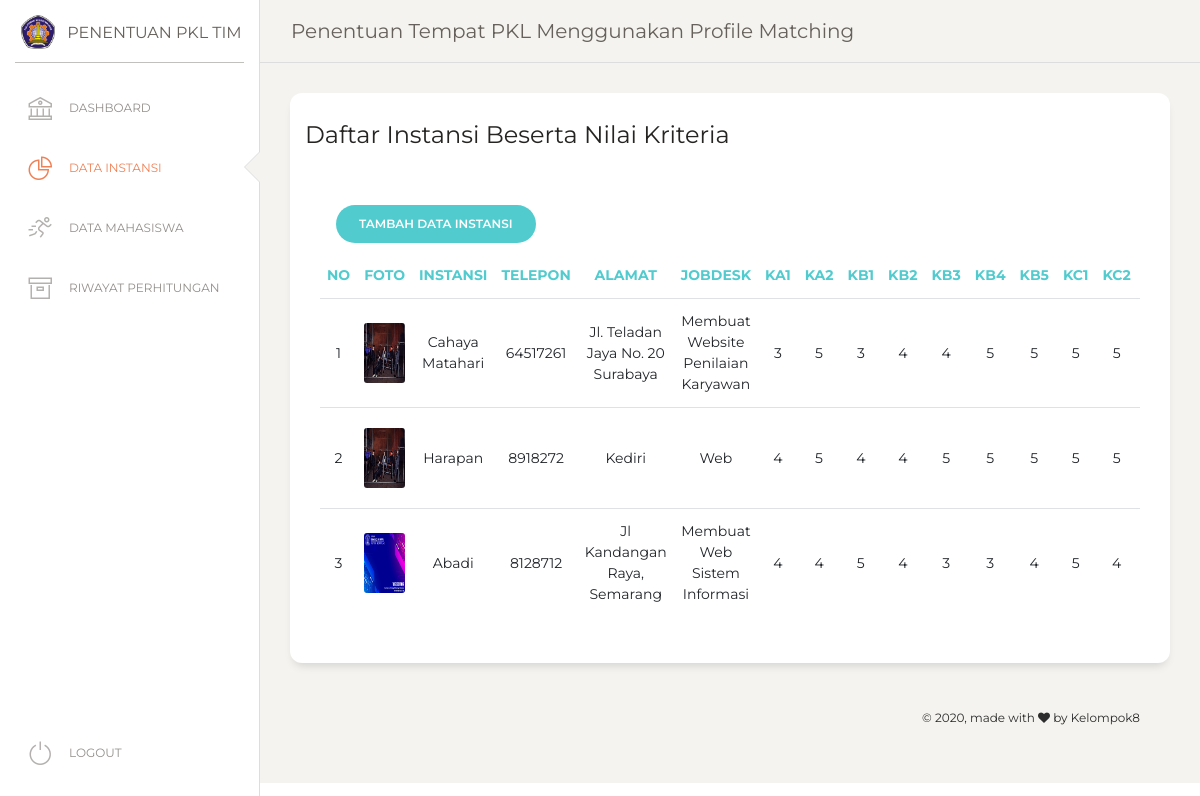
The page /Admin/instansi.php on the database its author committed.
### tables this page shows
CREATE TABLE `instansi` (
  `id_instansi` int(11) NOT NULL,
  `nama_instansi` varchar(100) NOT NULL,
  `nomorhp` int(11) NOT NULL,
  `alamat` text NOT NULL,
  `jobdesk` varchar(100) NOT NULL,
  `foto` varchar(100) NOT NULL,
  `ka1` int(11) NOT NULL,
  `ka2` int(11) NOT NULL,
  `kb1` int(11) NOT NULL,
  `kb2` int(11) NOT NULL,
  `kb3` int(11) NOT NULL,
  `kb4` int(11) NOT NULL,
  `kb5` int(11) NOT NULL,
  `kc1` int(11) NOT NULL,
  `kc2` int(11) NOT NULL,
  `kd1` int(11) NOT NULL,
  `kd2` int(11) NOT NULL,
  `kd3` int(11) NOT NULL
);

### Admin/instansi.php (the view, shortened to what this page needs)
<!DOCTYPE html>
<html lang="en">
<head>
<?php include 'includes/head.php' ?>
</head>
<body class="">
  <div class="wrapper ">
    <div class="sidebar" data-color="white" data-active-color="danger">
      <div class="logo">
        <a href="https://www.creative-tim.com" class="simple-text logo-mini">
          <div class="logo-image-small">
            <img src="../images/LOGOPOLTEK.PNG" width="50px">
          </div>
        </a>
        <a href="index.php" class="simple-text logo-normal">
          Penentuan PKL Tim
        </a>
      </div>
      <div class="sidebar-wrapper">
        <ul class="nav">
          <li >
            <a href="./index.php">
              <i class="nc-icon nc-bank"></i>
              <p>Dashboard</p>
            </a>
          </li>
          <li class="active">
            <a href="./instansi.php">
              <i class="nc-icon nc-chart-pie-36"></i>
              <p>Data Instansi</p>
            </a>
          </li>
          <li>
            <a href="./datanilai.php">
              <i class="nc-icon nc-user-run"></i>
              <p>Data Mahasiswa</p>
            </a>
          </li>
          <li>
            <a href="./hasil.php">
              <i class="nc-icon nc-box"></i>
              <p>Riwayat Perhitungan</p>
            </a>
          </li>
          <li class="active-pro">
            <a href="./logout.php">
              <i class="nc-icon nc-button-power"></i>
              <p>Logout</p>
            </a>
          </li>
        </ul>
      </div>
    </div>
    <div class="main-panel">
    <?php include 'includes/navbar.php' ?>
      <div class="content">
        <div class="row">
          <div class="col-md-12">
            <div class="card">
              <div class="card-header">
                <h4 class="card-title">Daftar Instansi Beserta Nilai Kriteria</h4>
              </div>
              <div class="card-body">
              <div class="card-body">
                <div class="col-md-8">
                    <div class="update ml-auto mr-auto">
                        <a href="adddatainstansi.php"> <button type="submit" class="btn btn-primary btn-round">Tambah Data Instansi</button></a>
                    </div>
                </div>
                <div class="table-responsive">
                  <table class="table">
                    <thead class=" text-primary">
                      <th class="text-center">No</th>
                      <th class="text-center">Foto</th>
                      <th class="text-center">Instansi</th>
                      <th class="text-center">Telepon</th>
                      <th class="text-center">Alamat</th>
                      <th class="text-center">Jobdesk</th>
                      <th class="text-center">ka1</th>
                      <th class="text-center">ka2</th>
                      <th class="text-center">kb1</th>
                      <th class="text-center">kb2</th>
                      <th class="text-center">kb3</th>
                      <th class="text-center">kb4</th>
                      <th class="text-center">kb5</th>
                      <th class="text-center">kc1</th>
                      <th class="text-center">kc2</th>
                      <th class="text-center">kd1</th>
                    </thead>
                    <tbody class="text-center">
                        <?php $nomor = 1; ?>
                        <?php $ambil = $koneksi->query("SELECT * FROM instansi ORDER BY id_instansi ASC"); ?>
                        <?php while ($pecah = $ambil->fetch_assoc()) { ?>
                        <tr>
                            <td><?php echo $nomor; ?></td>
                            <td><img src="../foto_instansi/<?php echo $pecah['foto']; ?>" width="60" height="60"></td>
                            <td><?php echo $pecah['nama_instansi']; ?></td>
                            <td><?php echo $pecah['nomorhp']; ?></td>
                            <td><?php echo $pecah['alamat']; ?></td>
                            <td><?php echo $pecah['jobdesk']; ?></td>
                            <td><?php echo $pecah['ka1']; ?></td>
                            <td><?php echo $pecah['ka2']; ?></td>
                            <td><?php echo $pecah['kb1']; ?></td>
                            <td><?php echo $pecah['kb2']; ?></td>
                            <td><?php echo $pecah['kb3']; ?></td>
                            <td><?php echo $pecah['kb4']; ?></td>
                            <td><?php echo $pecah['kb5']; ?></td>
                            <td><?php echo $pecah['kc1']; ?></td>
                            <td><?php echo $pecah['kc2']; ?></td>
                            <td><?php echo $pecah['kd1']; ?></td>
                        </tr>
                        <?php $nomor++; ?>
                        <?php } ?>
                    </tbody>
                  </table>
                </div>
              </div>
            </div>
          </div>
        </div>
      </div>
      <?php include 'includes/footer.php' ?>
    </div>
  </div>
</body>
</html>

### Admin/assets/demo/demo.css (style rules this page uses)
@media all and (min-width: 992px) { .sidebar .nav>li.active-pro { position: absolute; width: 100%; bottom: 10px; } }

### rows shown on the page
instansi: foto (picture), nama_instansi "Cahaya Matahari", nomorhp "64517261", alamat "Jl. Teladan Jaya No. 20 Surabaya", jobdesk "Membuat Website Penilaian Karyawan", ka1 "3", ka2 "5", kb1 "3", kb2 "4", kb3 "4", kb4 "5", kb5 "5", kc1 "5", kc2 "5"
instansi: foto (picture), nama_instansi "Harapan", nomorhp "8918272", alamat "Kediri", jobdesk "Web", ka1 "4", ka2 "5", kb1 "4", kb2 "4", kb3 "5", kb4 "5", kb5 "5", kc1 "5", kc2 "5"
instansi: foto (picture), nama_instansi "Abadi", nomorhp "8128712", alamat "Jl Kandangan Raya, Semarang", jobdesk "Membuat Web Sistem Informasi", ka1 "4", ka2 "4", kb1 "5", kb2 "4", kb3 "3", kb4 "3", kb5 "4", kc1 "5", kc2 "4"
